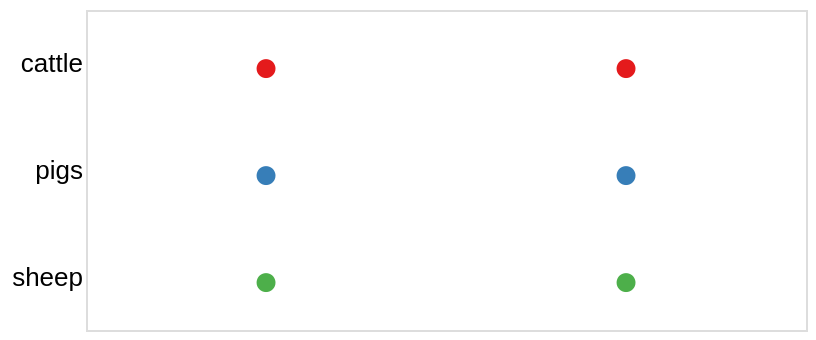

This figure's Vega-Lite source:
### Vega-Lite specification from a JSON file in a GitHub repository (floating-point values rounded to 4 significant figures)
{"$schema": "https://vega.github.io/schema/vega-lite/v6.json", "description": "Isotype rows of text glyphs with custom font size, weight, offsets and colors.", "width": 360, "height": 160, "data": {"values": [{"animal": "cattle", "n": 3}, {"animal": "cattle", "n": 2}, {"animal": "pigs", "n": 4}, {"animal": "sheep", "n": 6}, {"animal": "sheep", "n": 1}, {"animal": "pigs", "n": 1}]}, "transform": [{"window": [{"op": "rank", "as": "rank"}], "groupby": ["animal"]}], "mark": {"type": "text", "fontSize": 22, "fontWeight": "bold", "baseline": "middle", "align": "center", "dy": 2}, "encoding": {"x": {"field": "rank", "type": "ordinal", "axis": null}, "y": {"field": "animal", "type": "nominal", "title": null, "axis": {"labelFontSize": 13, "domain": false, "ticks": false}}, "text": {"value": "●"}, "color": {"field": "animal", "type": "nominal", "scale": {"range": ["#e41a1c", "#377eb8", "#4daf4a"]}, "legend": null}}, "usermeta": {"eas": {"threshold": 0.03}}}
